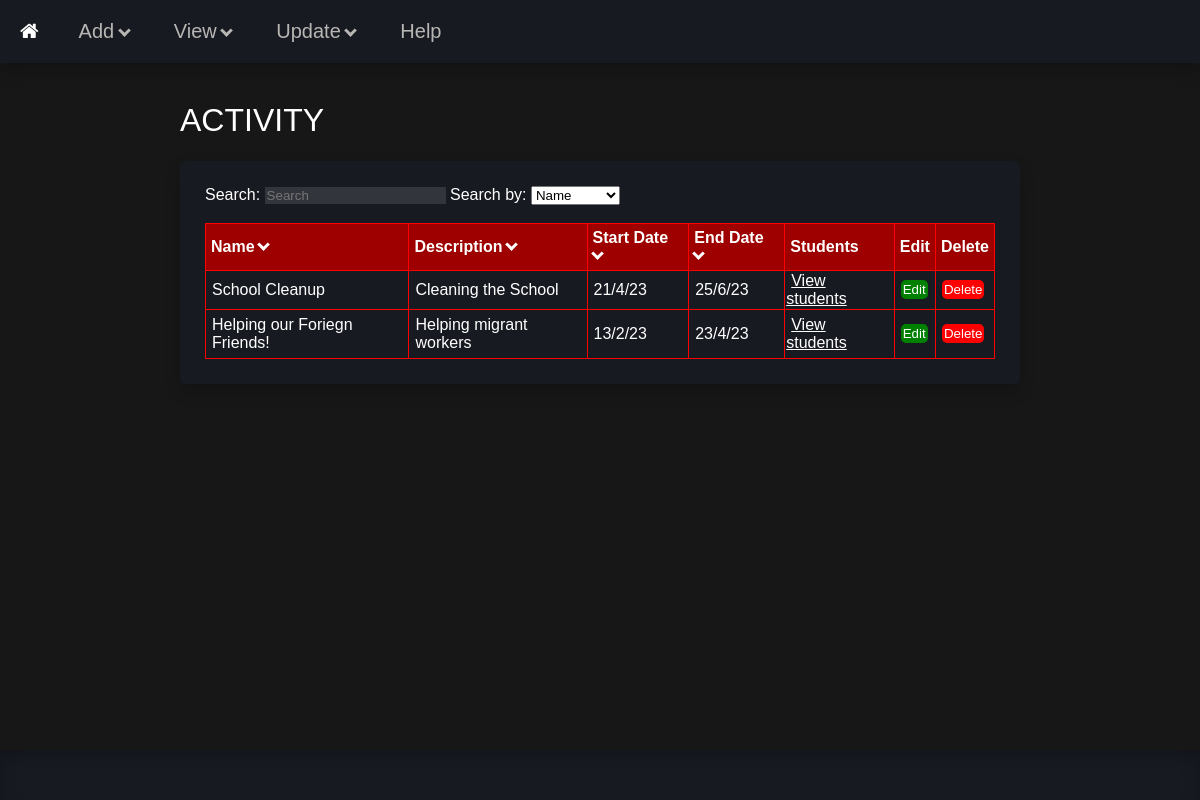
The page /view_activity on the database as committed earlier.
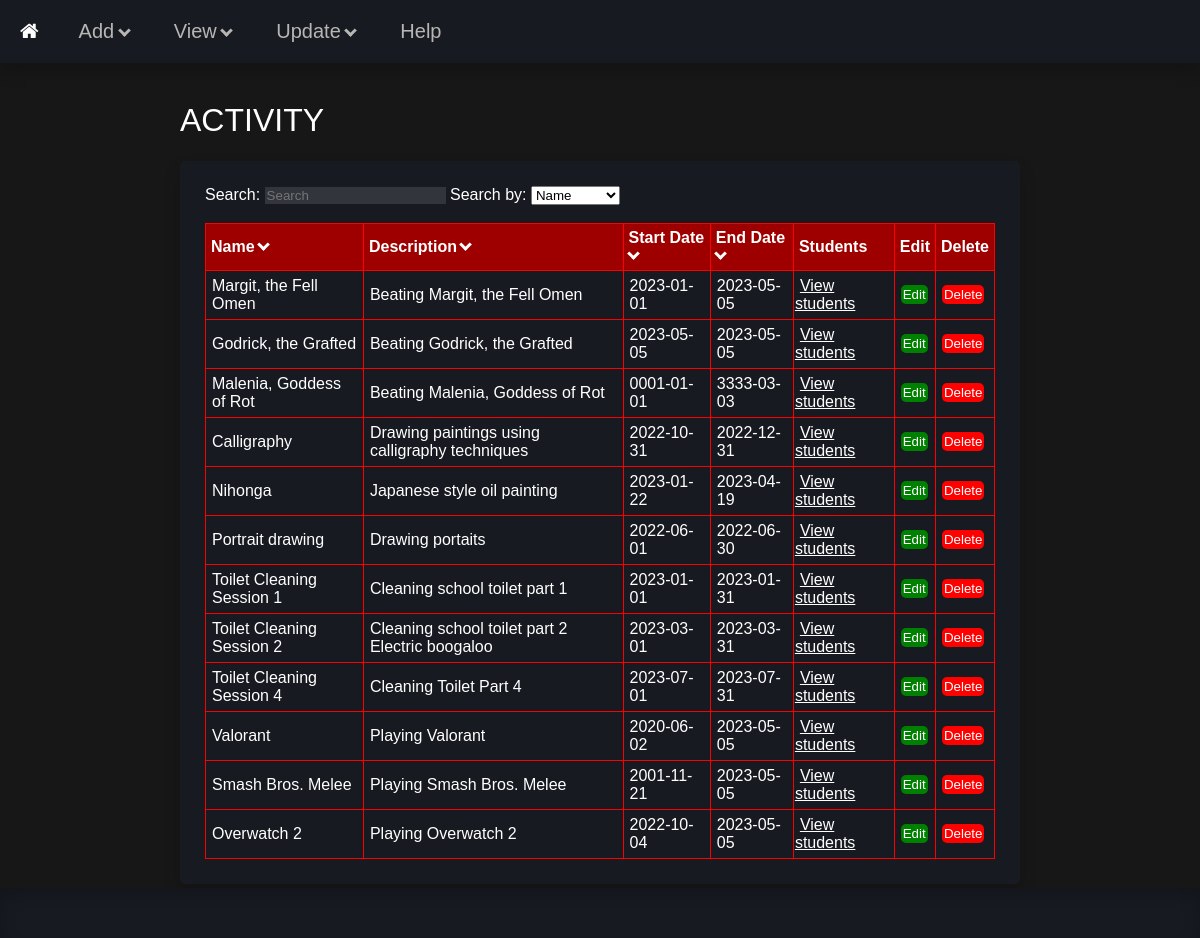
The same page on the database as committed later.
### tables this page shows
CREATE TABLE "Activity" (
	"id"	INTEGER,
	"Name"	TEXT,
	"Description"	TEXT,
	"Start_Date"	TEXT,
	"End_Date"	TEXT,
	PRIMARY KEY("id")
);

### main.py (the view)
@app.route('/view_activity', methods=['GET', 'POST'])
def view_act():
    return view('activity', request)

### frontend.py (called while the page is built, shortened)
def view(type, rqst): # view function for rendering /view pages
    return render_template('view.html', data = view_data(type)) # renders main records

### storage.py (called while the page is built, shortened)
    def view_all(self):
        conn = sqlite3.connect(self._dbname)
        c = conn.cursor()
        VIEW = f"""
            SELECT * FROM {self._tblname};
        """
        c.execute(VIEW)
        result = c.fetchall()
        if result == []:
            return False
        for i, x in enumerate(result):
            x = list(x)
            x.pop(0)
            x = tuple(x)
            result[i] = x
        conn.close()
        return result

### templates/view.html (shortened to what this page needs)
<!DOCTYPE HTML>
<html>
    <head>
        <link rel='stylesheet' href='static/css/style.css'>
    </head>
    <body>
        {% include 'header.html' %}
        <div class='container'>
            <h1>{{data['check'].upper()}} {{data['main'].upper()}} {{data['foreign'].upper()}}</h1>
            <div class='container-box'>
                <label for='search'>Search: </label>
                <input id='search' placeholder="Search" type='text' class='search' oninput="search(this.value)">
                <label for='select'>Search by: </label>
                <select id="select">
                    {% for count, key in data['header'].items() %}
                        {% if key not in data['extra'] %}
                        <option value="{{count}}">
                            {{key.replace('_', ' ').title()}}
                        </option>
                        {% endif %}
                    {% endfor %}
                </select>
                {% if not data['main'] %}
                    <br><br>
                    <table id='table'>
                        <tr>
                        {% for count, key in data['header'].items() %}
                                <td class='table-header' onclick='sort({{count}}, "caret-{{key}}")'>
                                    {% if key in data['extra'] %}
                                        <p id='{{key}}'>
                                            {{key.replace('_', ' ').title()}}
                                        </p>
                                    {% else %}
                                        <p id='{{key}}'>
                                            {{key.replace('_', ' ').title()}} <i class="downcaret" id="caret-{{key}}" style="border-color: white"></i>
                                        </p>
                                    {% endif %}
                                </td>
                        {% endfor %}
                            <td class="table-header">
                                <p>Edit</p>
                            </td>
                            <td class="table-header">
                                <p>Delete</p>
                            </td>
                        </tr>
                        {% for id, record in data['data'].items() %}
                            <tr>
                                <form method='post' action="/view_{{data['check']}}?edit">
                                    {% for key, value in record.items() %}
                                        <td>
                                            {% if key in data['extra'] %}
                                                <a class='table-content' href="{{value[1]}}">{{value[0]}}</a>
                                            {% else %}
                                                <p class='table-content' name="{{id}}">{{value}}</p>
                                            {% endif %}
                                        </td>
                                    {% endfor %}
                                    <td>
                                        <input class="table-edit" type='button' value='Edit' onclick='edit({{id}}, this)'>
                                    </td>
                                    <td>
                                        <input class="table-delete" type="submit" value='Delete' formaction="/view_{{data['check']}}?delete">
                                    </td>
                                </form>
                            </tr>
                        {% endfor %}
                    </table>
                {% endif %}
            </div>
        </div>
        {% include 'footer.html' %}
    </body>
</html>

### templates/header.html (shortened to what this page needs)
<!DOCTYPE HTML>
<head>
    <link href="static/css/style.css" rel="stylesheet">
    <link rel="stylesheet" href="https://cdnjs.cloudflare.com/ajax/libs/font-awesome/4.7.0/css/font-awesome.min.css">
</head>
<body>
    <div class='navbar'>
        <a href="/"><i class="fa fa-home"></i></a>
        <div class='dropdown'>
            <p>Add <i class="downcaret"></i></p>
        </div>
        <div class='dropdown'>
            <p>View <i class="downcaret"></i></p>
        </div>
        <div class='dropdown'>
            <p>Update <i class="downcaret"></i></p>
        </div>
        <a href='/help'>Help</a>
    </div>
    <br>
</body>

### templates/footer.html
<head>
    <link href="static/css/style.css" rel="stylesheet">
</head>
<body>
    <br><br><br>
    <div class="footer">
    </div>
</body>

### static/css/style.css (style rules this page uses)
body { font-family: Verdana, sans-serif; margin: 0px; background-color: #171717; color: white; }
a { color: white; }
.footer { display: block; text-align: center; background-color: #171a21; width: 100%; height: 50px; position: fixed; bottom: 0; box-shadow: 0px 8px 16px 0px rgba(0,0,0,0.2) inset; }
.container { width: 70%; height: 60%; margin: auto; }
.container h1 { color: white; font-weight: 200; }
.container { margin: auto; color: white; }
.container-box { background-color: #181a21; display: block; border-radius: 5px; padding: 25px; margin: auto; box-shadow: 0px 8px 16px 0px rgba(0,0,0,0.2); }
@media (min-width: 815px) { .container-box { display: block; } }
.navbar { top: 0; width: 100%; background-color: #171a21; overflow: hidden; box-shadow: 0px 8px 16px 0px rgba(0,0,0,0.2); }
.navbar a { padding: 20px; text-align: center; float: left; font-size: 20px; text-decoration: none; color: #b8b6b4; }
.dropdown { float: left; overflow:hidden; background-color: #171a21; text-align: center; font-size: 20px; width: auto; cursor: default; }
.dropdown p { padding-left: 20px; padding-right: 20px; color: #b8b6b4; }
.downcaret { border: solid #b8b6b4; border-width: 0 3px 3px 0; display: inline-block; padding: 3px; margin-bottom: 3px; margin-right: 5px; transform: rotate(45deg); }
.table-header { text-align: left; font-weight: bold; background-color: #9e0000; padding: 5px; margin: 0px; cursor: pointer; }
.table-header p { margin: 0; }
.table-content { text-align: left; margin: 5px; color: white; }
.table-edit { text-align: left; margin: 5px; cursor: pointer; color: white; background: green; border: none; border-radius: 5px; }
.table-delete { text-align: left; margin: 5px; cursor: pointer; color: white; background: red; border: none; border-radius: 5px; }
table { border-collapse: collapse; width: 100%; }
td { border: #FF0000 solid 1px; }
td input { margin: 5px; padding: 2px; background-color: #32353c; border: 1px #32353c; border-radius: 3px; color: white; }
.search { background-color: #32353c; color: white; border: 1px #32353c; }

Rows that differ between the two databases and show on the page:
removed Activity: Name "Helping our Foriegn Friends!", Description "Helping migrant workers", Start_Date "13/2/23", End_Date "23/4/23"
changed Activity: Name "School Cleanup" → "Margit, the Fell Omen"; Description "Cleaning the School" → "Beating Margit, the Fell Omen"; Start_Date "21/4/23" → "2023-01-01"; End_Date "25/6/23" → "2023-05-05"
added Activity: Name "Godrick, the Grafted", Description "Beating Godrick, the Grafted", Start_Date "2023-05-05", End_Date "2023-05-05"
added Activity: Name "Malenia, Goddess of Rot", Description "Beating Malenia, Goddess of Rot", Start_Date "0001-01-01", End_Date "3333-03-03"
added Activity: Name "Calligraphy", Description "Drawing paintings using calligraphy techniques", Start_Date "2022-10-31", End_Date "2022-12-31"
added Activity: Name "Nihonga", Description "Japanese style oil painting", Start_Date "2023-01-22", End_Date "2023-04-19"
added Activity: Name "Portrait drawing", Description "Drawing portaits", Start_Date "2022-06-01", End_Date "2022-06-30"
added Activity: Name "Toilet Cleaning Session 1", Description "Cleaning school toilet part 1", Start_Date "2023-01-01", End_Date "2023-01-31"
added Activity: Name "Toilet Cleaning Session 2", Description "Cleaning school toilet part 2 Electric boogaloo", Start_Date "2023-03-01", End_Date "2023-03-31"
added Activity: Name "Toilet Cleaning Session 4", Description "Cleaning Toilet Part 4", Start_Date "2023-07-01", End_Date "2023-07-31"
added Activity: Name "Valorant", Description "Playing Valorant", Start_Date "2020-06-02", End_Date "2023-05-05"
added Activity: Name "Smash Bros. Melee", Description "Playing Smash Bros. Melee", Start_Date "2001-11-21", End_Date "2023-05-05"
added Activity: Name "Overwatch 2", Description "Playing Overwatch 2", Start_Date "2022-10-04", End_Date "2023-05-05"
Other text that changed with them:
new list line: "View students Edit Delete"
